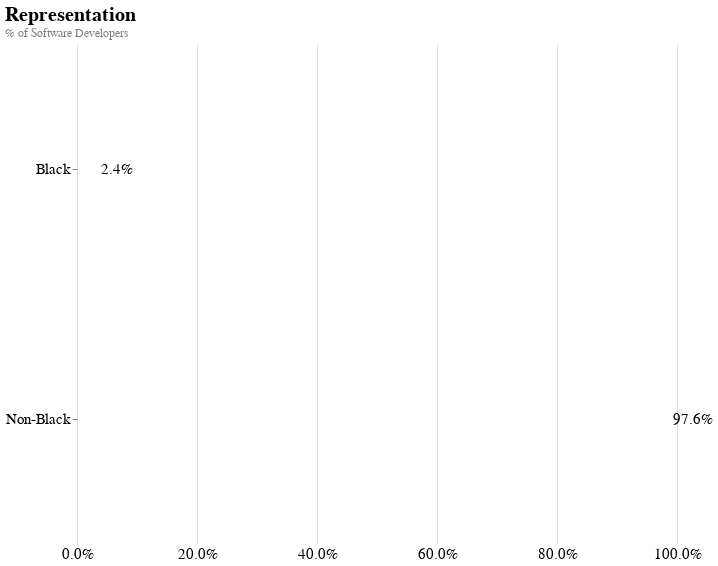

Notebook code for this chart:
### Code cell
color_scale = alt.Scale(
    domain=labels,
    range=colors
)

points = alt.Chart().mark_bar(size=180, cornerRadiusBottomRight=18, cornerRadiusTopRight=18, clip=True, color="#612b8a").encode(
    x=alt.X("data", 
            axis=alt.Axis(format=".1%", title=None, tickCount=5, tickSize=0, labelFlush=False, labelFontSize=15),
    ),
    y=alt.Y("labels", 
            axis=alt.Axis(title=None, labelFontSize=15), sort="-x"
           ),
    color=alt.Color(
        'labels',
        legend=None,
        scale=color_scale
    )
)

text = alt.Chart().mark_text(
    align='left',
    baseline='middle',
    dx=10,
    dy=0,
    fontSize=15
).encode(
    text=alt.Text("data", format=".1%"),
    x="data",
    y=alt.Y("labels", sort="-x"),
)

chart = alt.layer(points, text, data=representation["Total"]).properties(
    width=600,
    height=500,
    title={
        "text": "Representation", 
        "subtitle": "% of Software Developers",
        "subtitleColor": "gray"
    }
).configure_view(
    strokeWidth=0
).configure_title(
    anchor='start',
    offset=5,
    fontSize=20
).configure_axis(
    domain=False
)

chart.save("representation.png", method="selenium", webdriver="chrome", scale_factor=3.0)

chart

### Figure 1 — Vega-Lite specification as saved in the notebook (floating-point values rounded to 4 significant figures)
{"config": {"view": {"continuousWidth": 400, "continuousHeight": 300, "strokeWidth": 0}, "axis": {"domain": false}, "title": {"anchor": "start", "fontSize": 20, "offset": 5}}, "layer": [{"mark": {"type": "bar", "clip": true, "color": "#612b8a", "cornerRadiusBottomRight": 8, "cornerRadiusTopRight": 8}, "encoding": {"color": {"type": "nominal", "field": "labels", "legend": null, "scale": {"domain": ["Non-Black", "Black"], "range": ["#fa7026", "#612b8a"]}}, "x": {"type": "quantitative", "axis": {"format": ".1%", "labelFlush": false, "labelFontSize": 15, "tickCount": 5, "tickSize": 0, "title": null}, "field": "data"}, "y": {"type": "nominal", "axis": {"labelFontSize": 15, "title": null}, "field": "labels", "sort": "-x"}}}, {"mark": {"type": "text", "align": "left", "baseline": "middle", "dx": 10, "dy": 0, "fontSize": 15}, "encoding": {"text": {"type": "quantitative", "field": "data", "format": ".1%"}, "x": {"type": "quantitative", "field": "data"}, "y": {"type": "nominal", "field": "labels", "sort": "-x"}}}], "data": {"name": "data-81f45bf9a9d4782f2d0c02ecb0760d7a"}, "height": 500, "title": {"text": "Representation", "subtitle": "% of Software Developers", "subtitleColor": "gray"}, "width": 600, "$schema": "https://vega.github.io/schema/vega-lite/v4.8.1.json", "datasets": {"data-81f45bf9a9d4782f2d0c02ecb0760d7a": [{"labels": "Non-Black", "data": 0.9765}, {"labels": "Black", "data": 0.02353}]}}
